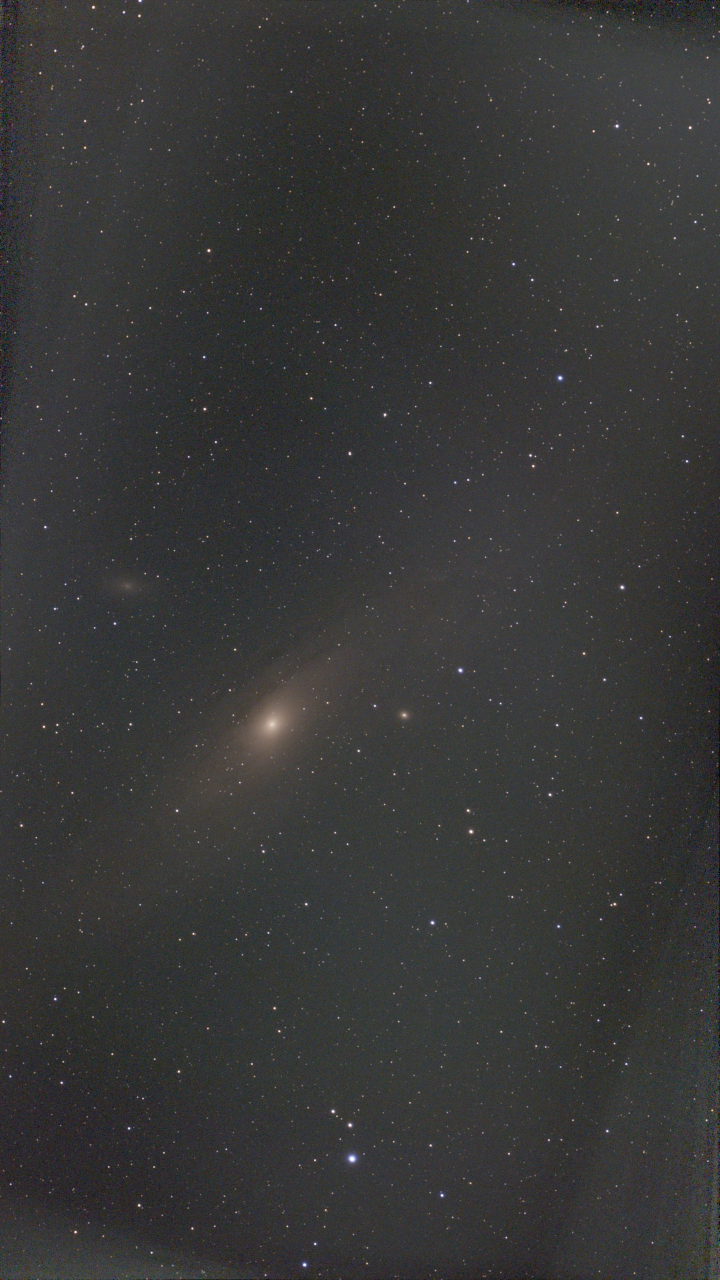
#> input picture results/processed/M31_broadband.jpg, 2160 x 3840 px (shown at 1/3 size)
$ python contact_sheet.py
#> lines starting #> are read from the running program, lines starting #| are printed output that depends on the picture
"""Build a contact sheet of every processed target for one-glance review."""

from __future__ import annotations

from pathlib import Path

from PIL import Image, ImageDraw, ImageFont

ROOT = Path(__file__).resolve().parent.parent
SRC = ROOT / "results" / "processed"
OUT = SRC / "contact_sheet.jpg"

ITEMS = [
    ("M31", "broadband"), ("M45", "broadband"),
    ("M81", "broadband"), ("NGC2403", "broadband"),
    ("IC405", "emission"), ("IC443", "emission"),
    ("NGC1499", "emission"), ("IC1805", "emission"),
]

CELL_W, CELL_H = 520, 400
COLS, ROWS = 4, 2
PAD = 8
LABEL_H = 26


def font(size: int):
    for name in ("arial.ttf", "segoeui.ttf"):
        try:
            return ImageFont.truetype(name, size)
        except OSError:
            continue
    return ImageFont.load_default()


def fit(im: Image.Image, w: int, h: int) -> Image.Image:
    im = im.convert("RGB")
    s = min(w / im.width, h / im.height)
    return im.resize((max(1, int(im.width * s)), max(1, int(im.height * s))),
                     Image.LANCZOS)


def main():
    sheet = Image.new("RGB", (COLS * (CELL_W + PAD) + PAD,
                              ROWS * (CELL_H + LABEL_H + PAD) + PAD), (18, 18, 20))
    draw = ImageDraw.Draw(sheet)
    f = font(17)

    for i, (target, kind) in enumerate(ITEMS):
        r, c = divmod(i, COLS)
        x = PAD + c * (CELL_W + PAD)
        y = PAD + r * (CELL_H + LABEL_H + PAD)
        draw.rectangle([x, y, x + CELL_W, y + CELL_H], fill=(0, 0, 0))
        p = SRC / f"{target}_{kind}.jpg"
        if p.exists():
            im = fit(Image.open(p), CELL_W, CELL_H)
#> in fit, im is the input picture: PIL image 2160x3840 RGB; mean R, G, B 55.2, 55.4, 54.9
#> in fit, `return im.resize((max(1, int(im.width * s)), max(1, int(im.height * s)..`:
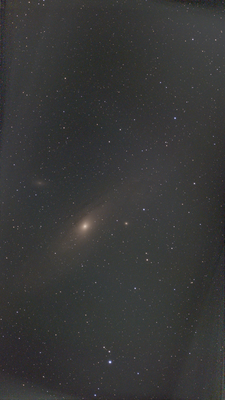
#> returned value: PIL image 225x400 RGB; mean R, G, B 55.2, 55.4, 54.9
            sheet.paste(im, (x + (CELL_W - im.width) // 2,
                             y + (CELL_H - im.height) // 2))
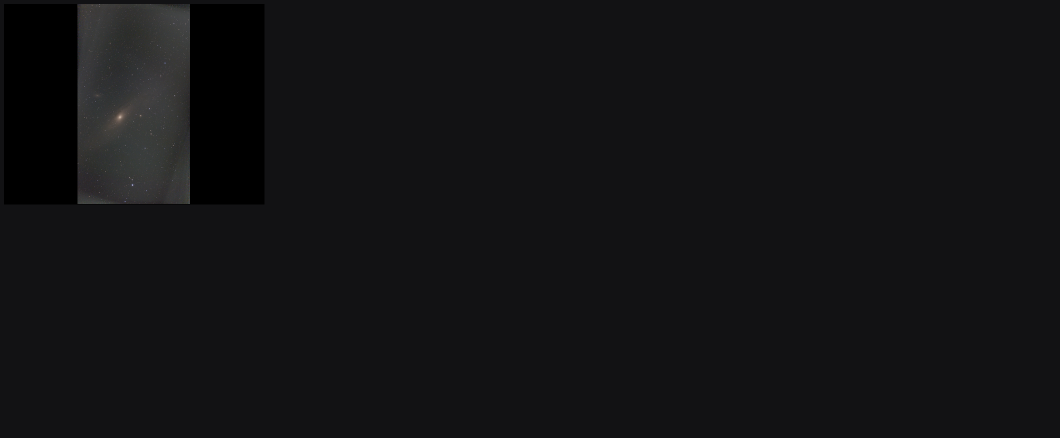
#> sheet: PIL image 2120x876 RGB (shown at 1/2 size); mean R, G, B 18.6, 18.7, 20.4
            status = ""
        else:
            status = " (missing)"
        draw.text((x + 4, y + CELL_H + 3), f"{target} 【{kind}】{status}",
                  fill=(235, 235, 235), font=f)
#> pass 2 of the loop in main, `for i, (target, kind) in enumerate(ITEMS):`:
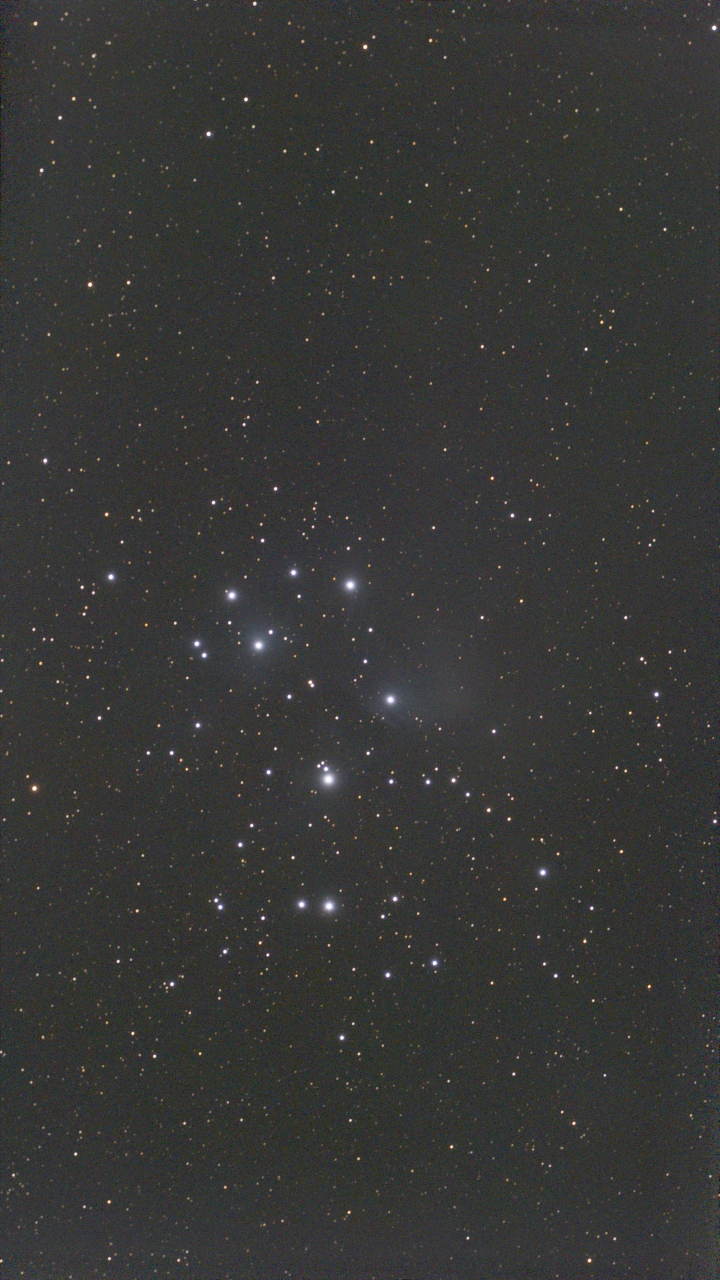
#> input picture results/processed/M45_broadband.jpg, 2160 x 3840 px (shown at 1/3 size)
#> in fit, im is the input picture: PIL image 2160x3840 RGB; mean R, G, B 54.7, 55, 53.6
#> in fit (call 2), `return im.resize((max(1, int(im.width * s)), max(1, int(im.height * s)..`:
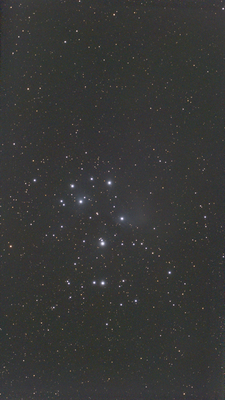
#> returned value: PIL image 225x400 RGB; mean R, G, B 54.7, 55, 53.6
#> in main, `sheet.paste(im, (x + (CELL_W - im.width) // 2, y + (CELL_H - im.height..`:
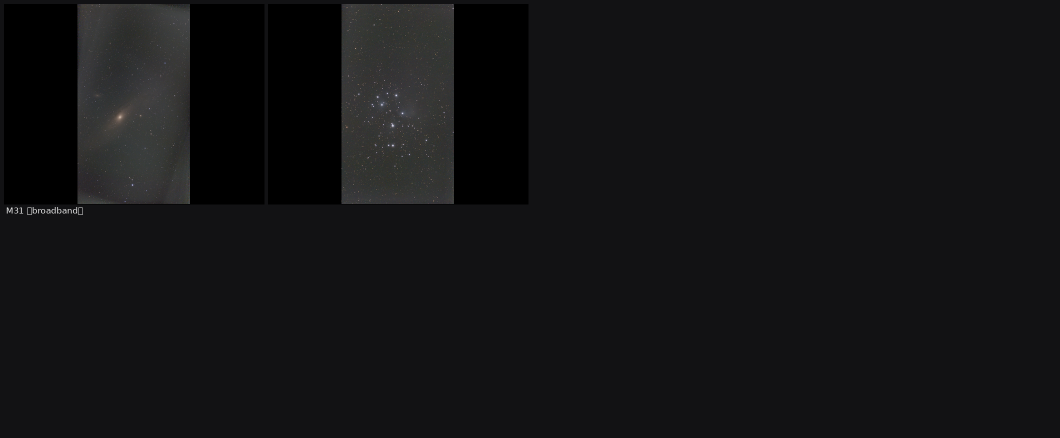
#> sheet: PIL image 2120x876 RGB (shown at 1/2 size); mean R, G, B 19.3, 19.4, 20.8

    sheet.save(OUT, quality=92)
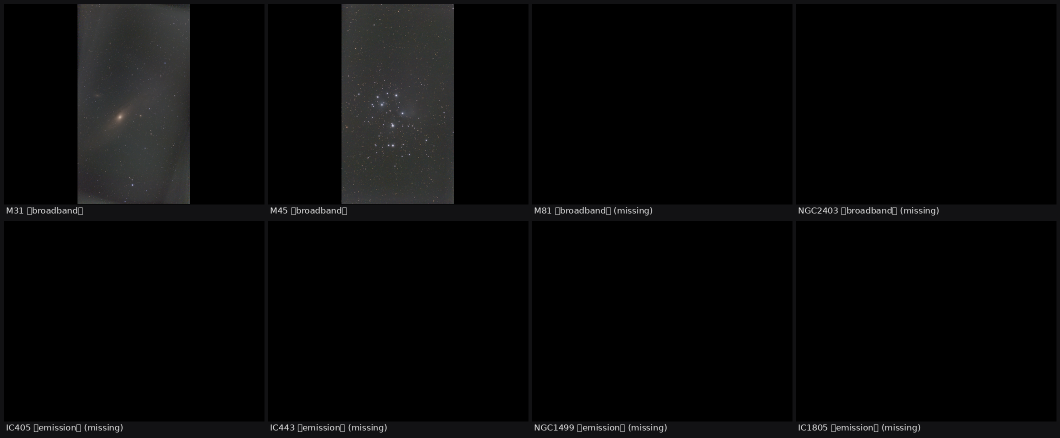
#> saved as contact_sheet.jpg: PIL image 2120x876 RGB (shown at 1/2 size); mean R, G, B 7.8, 7.8, 7.9
    print("saved", OUT, sheet.size)
#| saved results/processed/contact_sheet.jpg (2120, 876)


if __name__ == "__main__":
    main()
